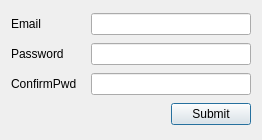
<?xml version="1.0" encoding="UTF-8"?>
<ui version="4.0">
 <class>RegisterDialog</class>
 <widget class="QDialog" name="RegisterDialog">
  <property name="geometry">
   <rect>
    <x>0</x>
    <y>0</y>
    <width>262</width>
    <height>140</height>
   </rect>
  </property>
  <property name="sizePolicy">
   <sizepolicy hsizetype="Fixed" vsizetype="Fixed">
    <horstretch>0</horstretch>
    <verstretch>0</verstretch>
   </sizepolicy>
  </property>
  <property name="windowTitle">
   <string>Register</string>
  </property>
  <layout class="QGridLayout" name="gridLayout">
   <item row="0" column="0">
    <widget class="QLabel" name="label">
     <property name="text">
      <string>Email</string>
     </property>
    </widget>
   </item>
   <item row="0" column="1" colspan="2">
    <widget class="QLineEdit" name="lineEditEmail"/>
   </item>
   <item row="1" column="0">
    <widget class="QLabel" name="label_2">
     <property name="text">
      <string>Password</string>
     </property>
    </widget>
   </item>
   <item row="1" column="1" colspan="2">
    <widget class="QLineEdit" name="lineEditPassword">
     <property name="echoMode">
      <enum>QLineEdit::EchoMode::PasswordEchoOnEdit</enum>
     </property>
    </widget>
   </item>
   <item row="2" column="0">
    <widget class="QLabel" name="label_3">
     <property name="text">
      <string>ConfirmPwd</string>
     </property>
    </widget>
   </item>
   <item row="2" column="1" colspan="2">
    <widget class="QLineEdit" name="lineEditConfirmPwd">
     <property name="echoMode">
      <enum>QLineEdit::EchoMode::PasswordEchoOnEdit</enum>
     </property>
    </widget>
   </item>
   <item row="3" column="0" colspan="2">
    <spacer name="horizontalSpacer">
     <property name="orientation">
      <enum>Qt::Orientation::Horizontal</enum>
     </property>
     <property name="sizeHint" stdset="0">
      <size>
       <width>148</width>
       <height>20</height>
      </size>
     </property>
    </spacer>
   </item>
   <item row="3" column="2">
    <widget class="QPushButton" name="pushButtonSubmit">
     <property name="text">
      <string>Submit</string>
     </property>
     <property name="default">
      <bool>true</bool>
     </property>
    </widget>
   </item>
  </layout>
 </widget>
 <resources/>
 <connections/>
</ui>
